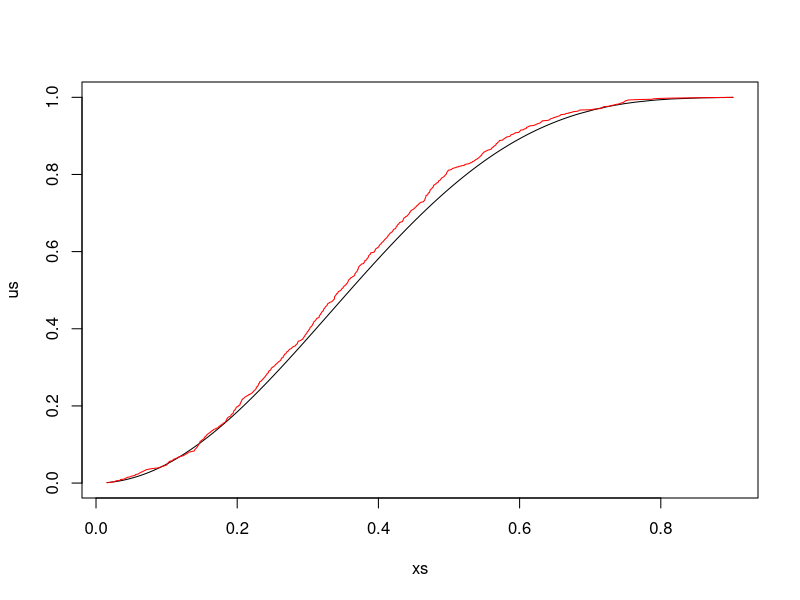
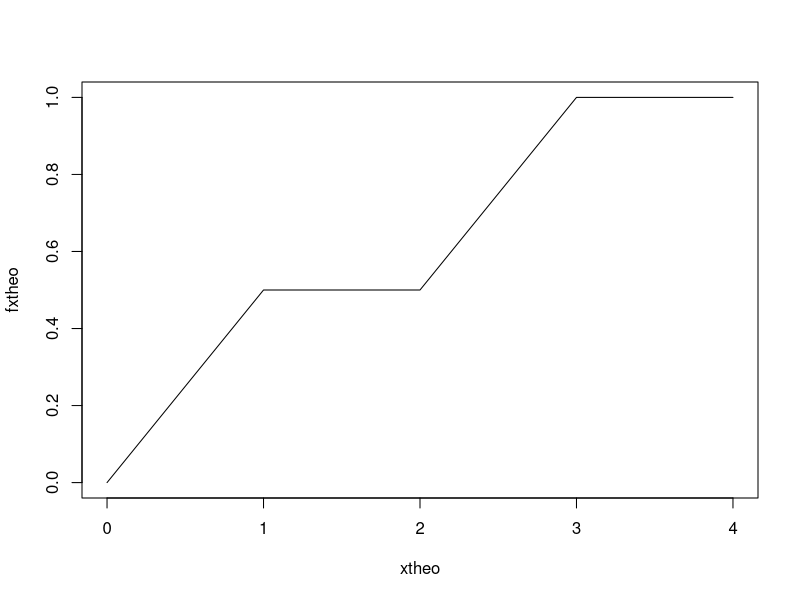
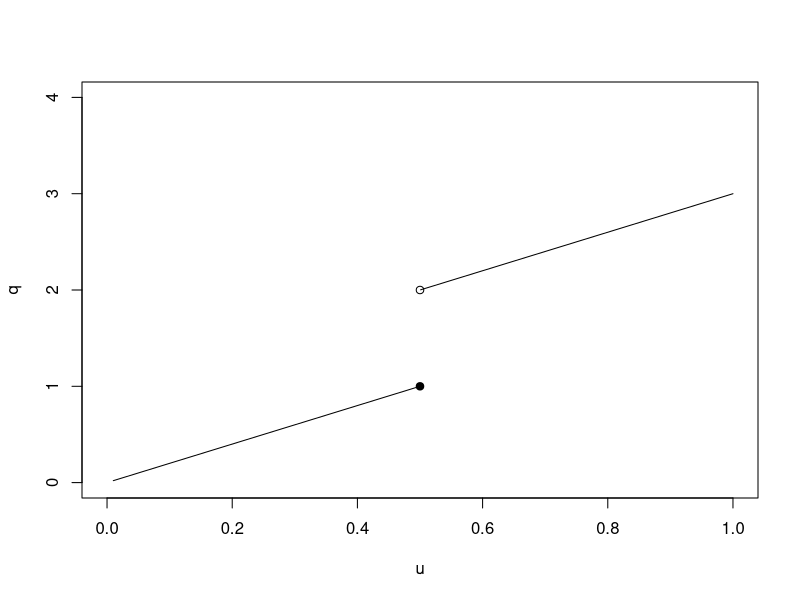
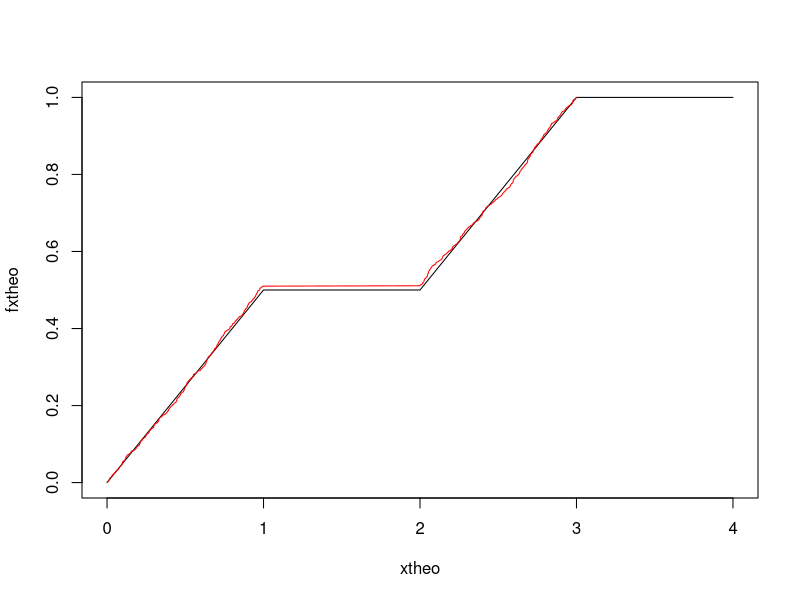
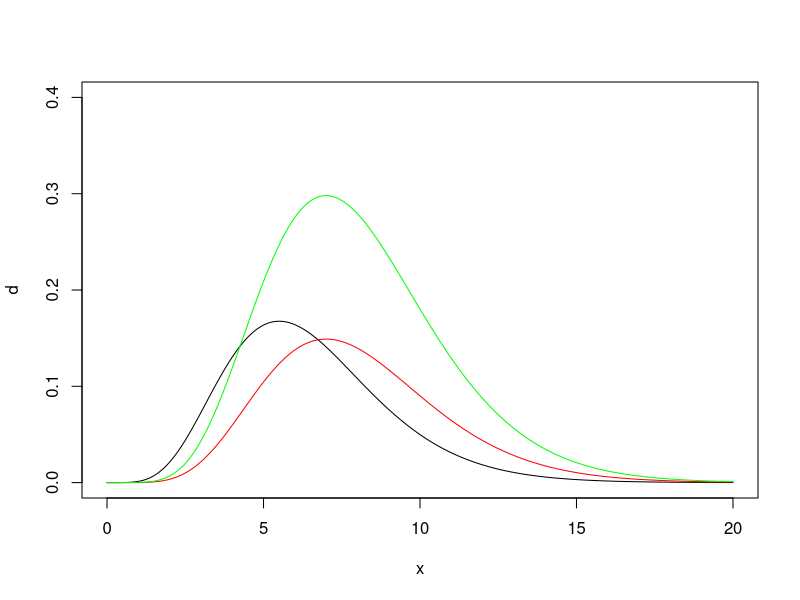
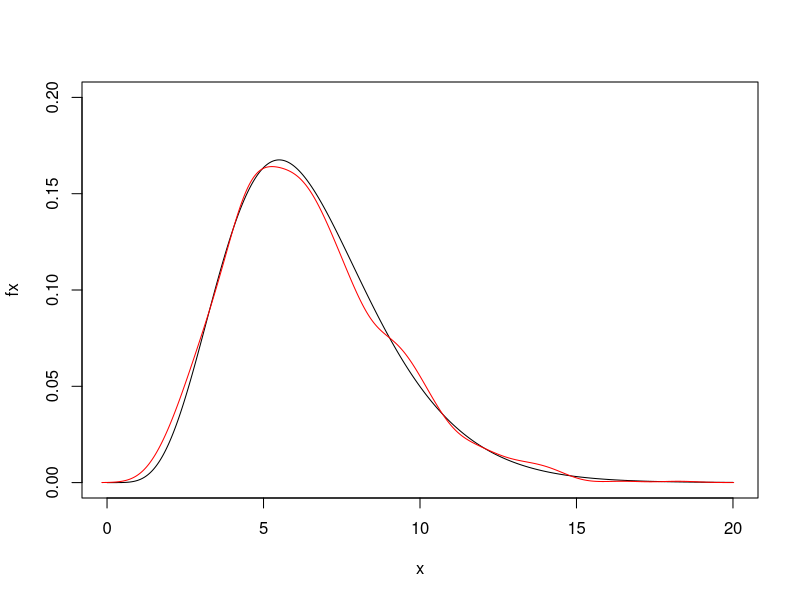
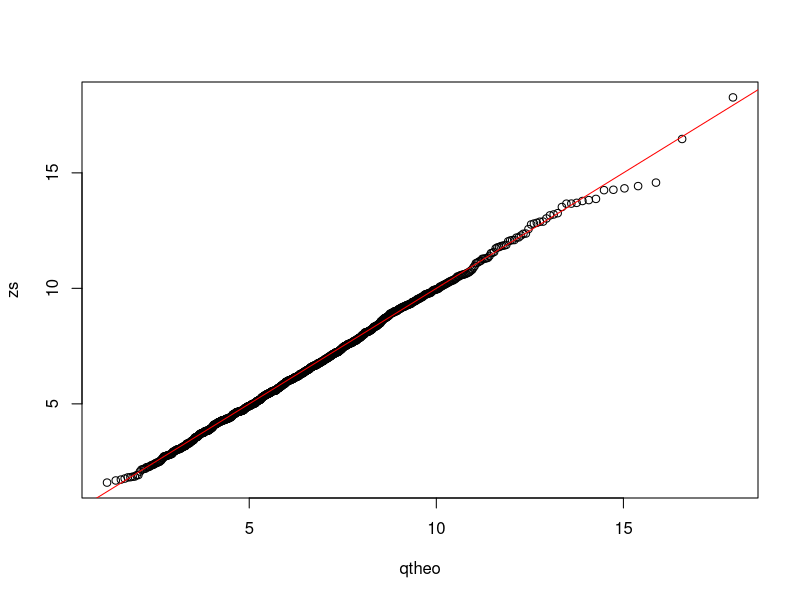

These charts were generated, in order, by the following R code:
#STATISTICS FOR DATA SCIENCE - EXERCISE SET 4

set.seed(5074283)

#QUESTION 2

fk = function(x,a,b) 1-(1-x^a)^b
fk_inv = function (u,a,b) x = (1 - (1-u)^(1/b))^(1/a)

my.edf = function(x) {
  x1 = sort(unique(x))
  n1 = length(x1)
  Fn = rep(0,n1)
  for (j in 1:n1) {
    Fn[j] = mean(x <= x1[j])
  }
  ans = list(x1=x1, Fn=Fn)
  return(ans)
}

a = 2
b = 5
n = 1000
u = runif(n)
x = fk_inv(u,a,b)
us = sort(u)
xs = sort(x)
plot(xs,us,type='l')
edf_x = my.edf(x)
lines(xs,edf_x$Fn,col='red')

###########################################################

#QUESTION 3

#theoretical distribution function
fxq2 = function(x) {
  nobs = length(x)
  ans = rep(0,nobs)
  for (i in 1:nobs) {
    xcur = x[i]
    if (xcur<0) ans[i] = 0
    if ((xcur>=0) & (xcur<=1)) ans[i] = xcur/2
    if ((xcur>=1) & (xcur<=2)) ans[i] = 1/2
    if ((xcur>=2) & (xcur<=3)) ans[i] = 1/2 + (xcur-2)/2
    if (xcur>3) ans[i] = 1
  }  
  return(ans)
}

#plot the theoretical distribution function
xtheo = seq(0,4,0.01)
fxtheo = fxq2(xtheo)
plot(xtheo,fxtheo,type='l')

#inverse distribution function
fxq2inv = function(u) {
  nobs = length(u)
  ans = rep(0,nobs)
  for (i in 1:nobs) {
    ucur = u[i]
    if ((ucur>0) & (ucur<0.5)) ans[i] = 2*ucur
    if (ucur==0.5) ans[i] = 1
    if ((ucur>0.5) & (ucur<=1)) ans[i] = 2*ucur + 1
  }
  return(ans)
}

#plot of inverse distribution function
u = seq(0.01,0.5,0.01)
q = fxq2inv(u)
plot(u,q,type='l',xlim=c(0,1),ylim=c(0,4))
points(0.5,1,pch=19)
u = c(0.501,seq(0.51,1,0.01))
q = fxq2inv(u)
lines(u,q)
points(0.5,2)

#generate sample of size 1000 from the distribution
n = 1000
u = runif(n)
x = fxq2inv(u)

#plot the theoretical distribution function
#and the empirical distribution function
plot(xtheo,fxtheo,type='l')
xs = sort(x)
edf_x = my.edf(x)
lines(xs,edf_x$Fn,col='red')

###########################################################

#QUESTION 4

#preliminaries
x = seq(0,20,0.02)
d = dgamma(x,6.5,1)
plot(x,d,type='l',ylim=c(0,0.40))
d1 = dgamma(x,8,1)
lines(x,d1,col='red')
c = 2
d2 = c*d1
lines(x,d2,col='green')
summary(d2-d)

# draw the sample
nobs = 1000
c = 2
z = NULL
for (i in 1:nobs) {
  flg = 0
  while (flg == 0) {
    u0 = runif(6)
    y = - log(1-u0)
    w = sum(y)
    u = runif(1)
    bound = dgamma(w,6.5,1) / (c*dgamma(w,6,1))
    if (u <= bound) {
      z = c(z,w)
      flg = 1
    }
  }
}

# plot the gamma density
x = c(0:2000)/100
fx = dgamma(x,6.5,1)
plot(x,fx,type='l',ylim=c(0,0.2))

# estimate the density based on the sample and plot
dens=density(z, bw='SJ')
lines(dens$x,dens$y, col='red')

#qq plot
qqrange = ((1:nobs) - 0.375)/(nobs+0.25)
qtheo = qgamma(qqrange,6.5,1)
zs = sort(z)
plot(qtheo,zs)
lines(c(0,20),c(0,20),col='red')

###########################################################

#QUESTION 5

#exact calculation
exact = ppois(10,10)
print(exact)

#simulation
nreps = 100000
xbar_vec = rep(0,nreps)
for (i in 1:nreps) {
  datcur = rpois(5,2)
  xbar_vec[i] = mean(datcur)
}
simprb = mean((xbar_vec <= 2))
print(simprb)
print(exact-simprb)


    
  